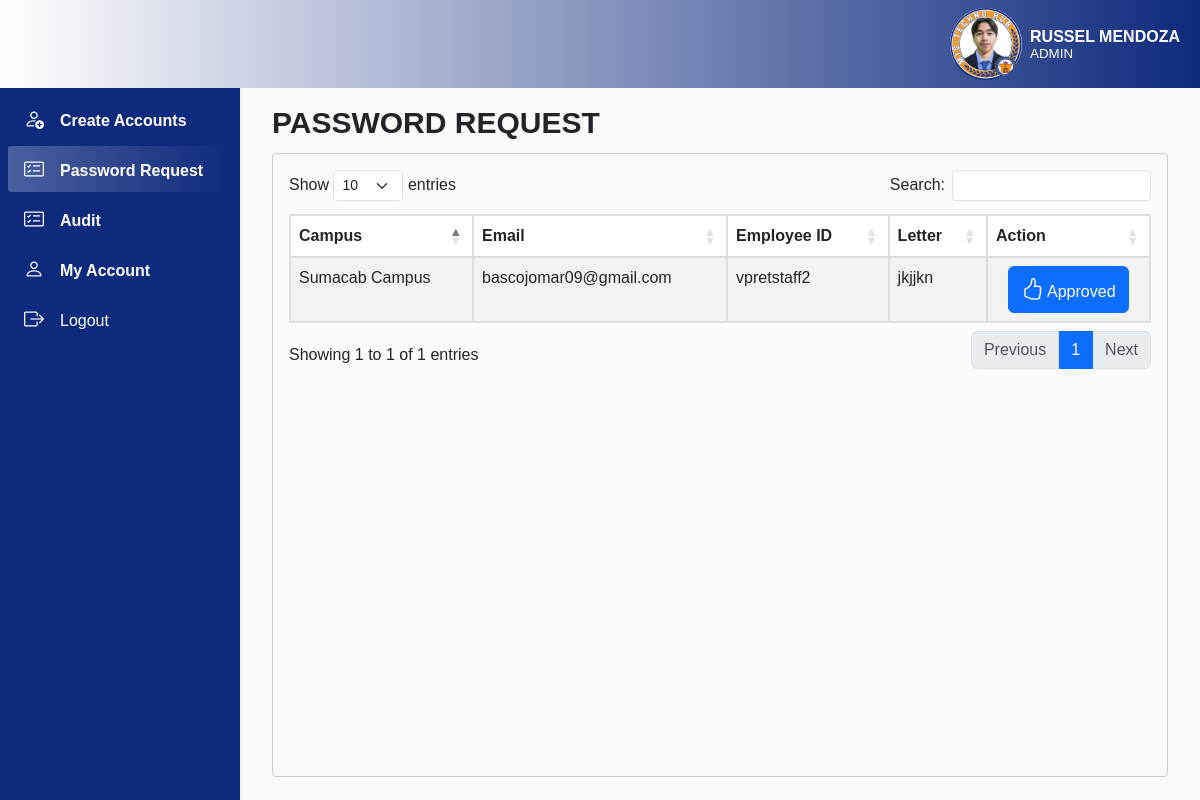
Screenshot of /admin/request.php (signed in) with the database file from the repository.
### tables this page shows
CREATE TABLE `tbl_users` (
  `ID` int DEFAULT NULL,
  `UserName` text,
  `Password` text,
  `Email` text,
  `Position` text,
  `Office` text,
  `Privilege` text,
  `Image` text,
  `Owner` text,
  `Suffix` text,
  `Letter` text,
  `Request` text,
  `Campus` text
);

### admin/request.php (the view, shortened to what this page needs)
<?php
include '../database.php';
?>
<!DOCTYPE html>
<html lang="en">
<head>
    <link href="https://cdn.jsdelivr.net/npm/bootstrap@5.3.2/dist/css/bootstrap.min.css" rel="stylesheet">
    <link rel="stylesheet" href="https://cdn.jsdelivr.net/npm/bootstrap-icons@1.11.3/font/bootstrap-icons.min.css">
    <link rel="stylesheet" type="text/css" href="https://cdn.datatables.net/1.11.6/css/dataTables.bootstrap5.min.css">
    <link rel="stylesheet" href="https://cdn.datatables.net/1.11.5/css/dataTables.bootstrap5.min.css" />
    <link rel="stylesheet" href="https://cdnjs.cloudflare.com/ajax/libs/twitter-bootstrap/5.3.0/css/bootstrap.min.css">
</head>
<body>
    <header>
        <?php
            $sql = "SELECT * FROM doctrack.tbl_users WHERE Office = 'SITE ADMIN'";
            $result = $conn->query($sql);
            while ($row = $result->fetch_assoc()) {
                $imagePath = $row['Image'];
                $position = $row['Position'];
                $owner = $row['Owner'];
                echo '
                    <nav id="sidebarMenu" class="collapse d-lg-block sidebar collapse bg-primary text-white">
                        <div class="position-sticky">
                            <div class="list-group list-group-flush mx-2 mt-3">
                                <a href="admin"  class="list-group-item list-group-item-action py-2 ripple bg-primary text-white fw-semibold" aria-current="true">
                                    <i class="bi bi-person-add me-3"></i><span>Create Accounts</span></a>
                                <a href="" id="active" class="list-group-item list-group-item-action py-2 ripple bg-primary text-white fw-semibold">
                                    <i class="bi bi-card-checklist me-3 text-white"></i><span>Password Request</span></a>
                                <a href="audit" class="list-group-item list-group-item-action py-2 ripple bg-primary text-white fw-semibold">
                                <i class="bi bi-card-checklist me-3 text-white"></i><span>Audit</span></a>
                                    <a href="my_account" class="list-group-item list-group-item-action py-2 ripple bg-primary text-white fw-semibold">
                                    <i class="bi bi-person me-3 text-white"></i><span>My Account</span></a>
                                <a href="../logout" class="list-group-item list-group-item-action py-2 ripple bg-primary text-white">
                                    <i class="bi bi-box-arrow-right me-3 text-white"></i><span>Logout</span></a>
                            </div>
                        </div>
                    </nav>
                    <nav id="main-navbar" class="navbar navbar-expand-lg navbar-light bg-warning fixed-top">
                        <div class="container-fluid">
                            <ul class="navbar-nav ms-auto d-flex flex-row align-items-center">
                                <div class="d-flex align-items-center">
                                        src="' . $imagePath . '"
                                    <img src="../file/logos.png" class=" rounded-circle" style="height: 9vh; position: absolute;"/>
                                    <div class="d-flex flex-column mx-2">
                                        <p class="text-white fw-semibold mb-0">
                                            ' . $owner . '
                                        </p>
                                        <span class="text-white" style="font-size: smaller; margin-top: -5px;">' . $position . '</span>
                                    </div>
                                </div>
                            </ul>
                        </div>
                    </nav>
                    ';
                echo '<main>';
                echo '<div class="mx-4 px-2 pb-2">
                    <div class="title">
                        <div class="title-sub fw-bold">PASSWORD REQUEST</div>
                    </div>
                    <div class="table-container mt-2 pt-3 px-3">
                    <table id="example" class="table table-striped" style="width:100%">
                            <thead>
                                <tr>
                                    <th>Campus</th>
                                    <th>Email</th>
                                    <th>Employee ID</th>
                                    <th>Letter</th>
                                    <th>Action</th>
                                </tr>
                            </thead>
                            <tbody>';
                                $query = "SELECT * FROM tbl_users";
                                $result = $conn->query($query);
                                while ($rows = $result->fetch_assoc()) {
                                    if (!empty($rows["Letter"])) {
                                        echo "<tr>";
                                        echo "<td>" . $rows["Campus"] . "</td>";
                                        echo "<td>" . $rows["Email"] . "</td>";
                                        echo "<td>" . $rows["UserName"] . "</td>";
                                        echo "<td>" . $rows["Request"] . $rows["Letter"] . "</td>";
                                        echo "<td><form action='' method='POST' class='text-center'><input type='hidden' name='users' value='" . $rows["UserName"] . "'><input type='hidden' name='pass' value='" . $rows["Password"] . "'><input type='hidden' name='camp' value='" . $rows["Campus"] . "'><input type='hidden' name='email' value='" . $rows["Email"] . "'><input type='hidden' name='id' value='" . $rows["ID"] . "'><button type='submit' class='btn btn-primary' name='approved' value='Approved'><i class='bi bi-hand-thumbs-up' style='font-size:22px;'></i> Approved</button></form></td>";
                                        echo "</tr>";
                                    }
                                }
                            echo '</tbody>
                        </table>
                    </div>
                </div>';
            }
        ?>
    </main>
</body>
</html>

### admin/request.php (style rules this page uses)
body { background-color: #fbfbfb; }
@media (min-width: 991.98px) { main { padding-left: 240px; } }
.navbar { background: linear-gradient(to left, #0E2A7D, white) !important; }
.sidebar { position: fixed; top: 0; bottom: 0; left: 0; padding: 10vh 0 0; box-shadow: 0 2px 5px 0 rgb(0 0 0 / 5%), 0 2px 10px 0 rgb(0 0 0 / 5%); width: 240px; z-index: 600; }
#sidebarMenu { background-color: #0E2A7D !important; }
#sidebarMenu a { background-color: #0E2A7D !important; margin-bottom: .5vh; border-bottom: none; }
.mx-4 { margin-top: 12.5vh; }
#active { background: linear-gradient(to right, rgba(255, 255, 255, 0.253), rgba(255, 255, 255, 0)); border-radius: 3px 3px 3px 3px; }
#sidebarMenu i { font-size: 20px; }
.table-container { height: 78vh; overflow-y: auto; border: 1px solid #ccc; border-radius: 4px; }
table { width: 100%; border-collapse: collapse; }
table, th, td { border: 1px solid #ddd; }
th, td { padding: 8px; text-align: left; }
th { background-color: #e9e9e9; position: sticky; top: 0; }
.title { display: flex; justify-content: space-between; }
.title-sub { font-size: 30px; }
* { font-family: arial; }
* { overflow: hidden; }
td { height:3.7vh; }

### rows the page displays
tbl_users: Owner "RUSSEL MENDOZA", Position "ADMIN"
tbl_users: Campus "Sumacab Campus", Email "bascojomar09@gmail.com", UserName "vpretstaff2", Request "jkj", Letter "jkn"
